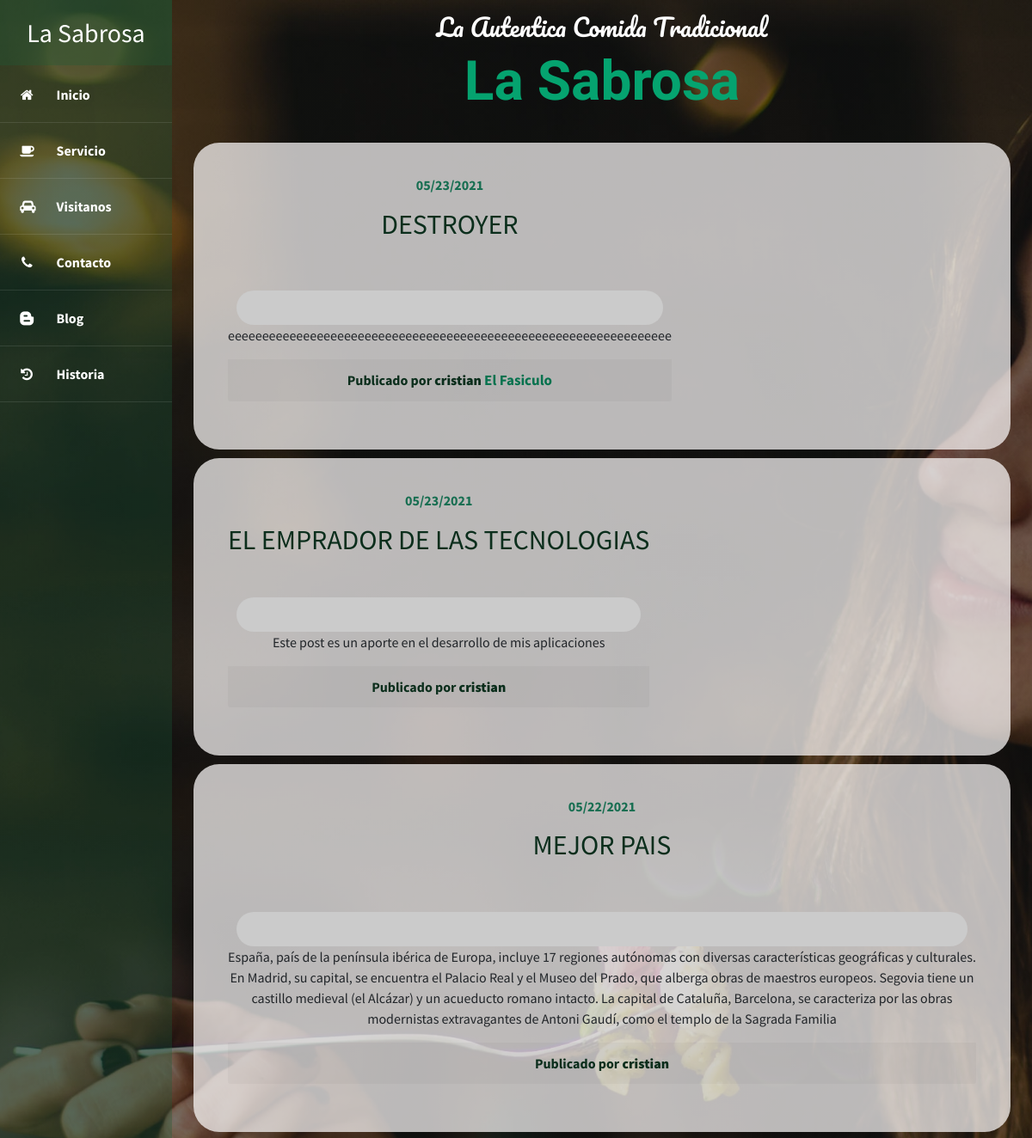
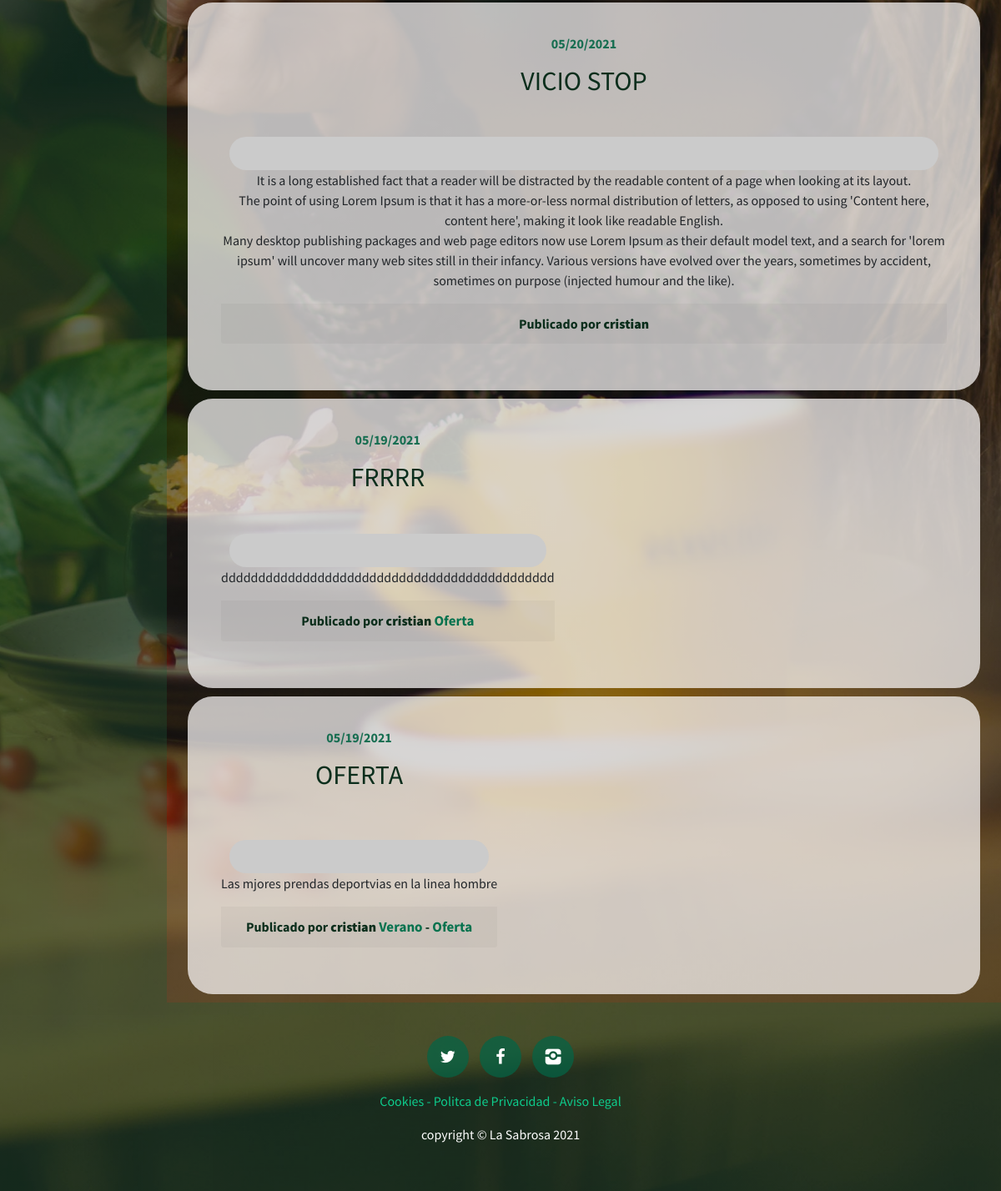
Screenshot of /blog/ with the database file from the repository (2 pictures, top to bottom).
### blog/models.py (models this page shows, shortened)
class Post(models.Model):
    title = models.CharField(max_length=200,verbose_name="Titulo")
    content = models.TextField(verbose_name="Contenido")
    published=models.DateTimeField(verbose_name="Fecha de publicación",default=now)
    image= models.ImageField(verbose_name="Imagen", upload_to="blog",null=True,blank=True)
    author=models.ForeignKey(User,verbose_name="Autor",on_delete=models.CASCADE)
    categories=models.ManyToManyField(Category,verbose_name="Categorias")
    created=models.DateTimeField(auto_now_add=True,verbose_name="Fecha de creación")
    updated= models.DateTimeField(auto_now=True,verbose_name="Fecha de edición")
    class Meta:
        verbose_name ="entrada"
        verbose_name_plural = "entradas"
        ordering = ['-created']

class Category(models.Model):
    name = models.CharField(max_length=100,verbose_name="Nombre")
    created=models.DateTimeField(auto_now_add=True,verbose_name="Fecha de creación")
    updated=models.DateTimeField(auto_now=True,verbose_name="Fecha de edición")
    class Meta:
        verbose_name ="categoría"
        verbose_name_plural = "categorias"
        ordering = ['-created']

### core/models.py (models this page shows, shortened)
class Page(models.Model):
    title = models.CharField(verbose_name="Título", max_length=200)
    content = RichTextField(verbose_name="Contenido")
    created = models.DateTimeField(auto_now_add=True, verbose_name="Fecha de creación")
    updated = models.DateTimeField(auto_now=True, verbose_name="Fecha de edición")
    class Meta:
        verbose_name="página"
        verbose_name_plural="páginas"

### blog/views.py (the view)
# urls.py: path('',views.blog,name='blog'),
def blog(request):
    posts = Post.objects.all()
    return render(request, "blog/blog.html",{'posts':posts})

### core/templatetags/pages_extra.py (called while the page is built)
@register.simple_tag
def get_pages():
    pages=Page.objects.all()
    return pages

### blog/templates/blog/blog.html (shortened to what this page needs)
{% extends 'core/base.html' %}
{% load static %}
{% block content %}
  {% for post in posts%}
  <div class="contenido-blog">
    <div class="row blog">
      <div class="text-center rounded">
        <h2 class="section-heading mb-5">
          <span class="section-heading-upper">{{post.published|date:"SHORT_DATE_FORMAT"}}</span >
          <span class="section-heading-lower">{{post.title}}</span>
        </h2>
        <p class="texto mb-0 mbt">{{post.content|linebreaks}}</p>
        <p class="card-footer">
          <span>
            Publicado por <b>{{post.author}} </b>
            {% for category in post.categories.all %}
              <a href="#">{{category.name}}</a>
            {% if not forloop.last %} - {% endif%}
            {% endfor %}
          </span>
        </p>
      </div>
    </div>
  </div>
  {% endfor %}
{% endblock %}

### core/templates/core/base.html (shortened to what this page needs)
<!DOCTYPE html>
<html lang="es">
  <head>
    {% load static %}
    <link rel="stylesheet" href="{% static '/core/css/bootstrap.min.css'%}" />
    <link rel="stylesheet" href="{% static 'core/css/fontello.css'%}" />
    <link rel="stylesheet" href="{% static 'core/css/styles.css'%}" />
  </head>
  <body>
    <div class="container-fluid">
      <div class="row">
        <div class="barra-lateral col-12 col-sm-auto">
          <div class="logo">
            <h2>La Sabrosa</h2>
          </div>
          <div class="menu d-flex d-sm-block justify-content-center flex-wrap">
            <a href="{% url 'home'%}">
              <i class="icon-home"></i>
              <span>Inicio</span>
            </a>
            <a href="{% url 'services'%}">
              <i class="icon-coffee"></i>
              <span>Servicio</span>
            </a>
            <a href="{% url 'visit'%}">
              <i class="icon-cab"></i>
              <span>Visitanos</span>
            </a>
            <a href="{% url 'contact'%}">
              <i class="icon-phone"></i>
              <span>Contacto</span>
            </a>
            <a href="{% url 'blog'%}">
              <i class="icon-blogger"></i>
              <span>Blog</span>
            </a>
            <a href="{% url 'history'%}">
              <i class="icon-history"></i>
              <span>Historia</span>
            </a>
          </div>
        </div>
        <main class="main col">
          <div class="row marca">
            <div class="titulos col-12">
              <h3>La Autentica Comida Tradicional</h3>
              <h2>La Sabrosa</h2>
            </div>
          </div>
          <div class="row">
            <div class="col-lg-12">
              {% block content%}
              {% endblock %}
            </div>
          </div>
        </main>
      </div>
    </div>
    <footer class="footer">
      <div class="container">
        <div class="row footer-icon justify-content-center">
          <p class="col-auto">
            <a href="#" class="icono">
              <i class="icon-twitter"></i>
            </a>
            <a href="#" class="icono">
              <i class="icon-facebook"></i>
            </a>
            <a href="#" class="icono">
              <i class="icon-instagram"></i>
            </a>
          </p>
          <p class="col-auto link">
            {% load pages_extra %}
			{% get_pages as pages %}
			{% for page in pages %}
            <a href="{%  url 'other' page.id  %}" class="link">{{ page.title }}</a>
            {% if not forloop.last %} - {% endif %}
			{% endfor %}
          </p>
          <p class="col-auto copy">copyright &copy; La Sabrosa 2021</p>
        </div>
      </div>
    </footer>
  </body>
</html>

### core/static/core/css/styles.css (style rules this page uses)
body { font-family: 'Source Sans Pro', sans-serif; background: linear-gradient(rgba(2, 5, 4, 0.507), rgba(1, 2, 1, 0.466)), url("../img/bg-font.jpg"); background-attachment: fixed; background-position: center; background-size: cover; }
.barra-lateral { background: #1c5c3c50; color: #fff; min-width: 200px; min-height: auto; padding: 0; }
.barra-lateral a { color: #fff; }
.barra-lateral .logo { background: #1c5c3c50; margin-bottom: 2px; }
.barra-lateral .logo h2 { font-size: 30px; font-family: 'Source Sans Pro', sans-serif; padding: 20px 0; text-align: center; font-weight: 400; margin: 0; }
.barra-lateral .menu a { display: block; padding: 20px 0; font-family: 'Source Sans Pro',sans-serif; font-weight: 700; border-bottom: 1px solid rgba(255,255,255,.1); }
.barra-lateral .menu a i { margin-right: 20px; margin-left: 20px; font-weight: normal; }
.marca { text-align: center; margin: 15px; }
.marca .titulos { text-align: center; }
.marca .titulos h3 { font-family: 'Pacifico'; font-weight: 400; color: #fff; }
.marca .titulos h2 { font-family: 'Ranga'; font-weight: 700; color: rgb(5, 163, 111); font-size: 4rem; }
.section-heading { text-transform: uppercase; }
.section-heading .section-heading-upper { display: block; font-size: 1rem; font-weight: 700; padding-bottom:1rem; color: #176e51; }
.section-heading .section-heading-lower { display: block; font-size: 2rem; font-weight: 400; color: #0b2e1c; padding: 0; }
.contenido-blog .card-footer { border: none; color: #0b2e1c; font-family: 'Source Sans Pro',sans-serif; font-weight: 700; }
.contenido-blog .blog { background: #fcfafab9; padding: 40px; margin: 10px; border-radius: 30px; }
.contenido-blog .blog .texto { background: #cbcbcb; padding: 20px; margin: 10px; border-radius: 30px; }
.contenido-blog .blog .text-center .card-footer span a { color: #05724e; font-size: 17px; }
.footer { background: #1c5c3c50; }
.footer-icon { padding: 40px 0; display: block; text-align: center; }
.footer-icon .icono { width: 50px; height: 50px; font-size: 20px; line-height: 50px; color: #fff; text-align: center; background: #066445bd; display: inline-block; margin: 0px 5px; text-decoration: none; border-radius: 50px; }
.footer-icon .link { color: #0ed492f3; text-decoration: none; }
.footer-icon .copy { color: #fff; }

### rows the page displays
Post: published "05/23/2021", title "DESTROYER", content "eeeeeeeeeeeeeeeeeeeeeeeeeeeeeeeeeeeeeeeeeeeeeeeeeeeeeeeeeeeeeeeee", author "cristian"
Category: name "El Fasiculo"
Post: published "05/23/2021", title "EL EMPRADOR DE LAS TECNOLOGIAS", content "Este post es un aporte en el desarrollo de mis aplicaciones", author "cristian"
Post: published "05/22/2021", title "MEJOR PAIS", content "España, país de la península ibérica de Europa, incluye 17 regiones autónomas con diversas características geográficas y culturales. En Madrid, su capital, se encuentra el Palacio Real y el Museo del Prado, que alberga obras de maestros europeos. Segovia tiene un castillo medieval (el Alcázar) y un acueducto romano intacto. La capital de Cataluña, Barcelona, se caracteriza por las obras modernistas extravagantes de Antoni Gaudí, como el templo de la Sagrada Familia", author "cristian"
Post: published "05/20/2021", title "VICIO STOP", content "It is a long established fact that a reader will be distracted by the readable content of a page when looking at its layout. The point of using Lorem Ipsum is that it has a more-or-less normal distribution of letters, as opposed to using 'Content here, content here', making it look like readable English. Many desktop publishing packages and web page editors now use Lorem Ipsum as their default model text, and a search for 'lorem ipsum' will uncover many web sites still in their infancy. Various versions have evolved over the years, sometimes by accident, sometimes on purpose (injected humour and the like).", author "cristian"
Post: published "05/19/2021", title "FRRRR", content "ddddddddddddddddddddddddddddddddddddddddddddd", author "cristian"
Category: name "Oferta"
Post: published "05/19/2021", title "OFERTA", content "Las mjores prendas deportvias en la linea hombre", author "cristian"
Category: name "Verano"
Page: title "Cookies"
Page: title "Politca de Privacidad"
Page: title "Aviso Legal"
